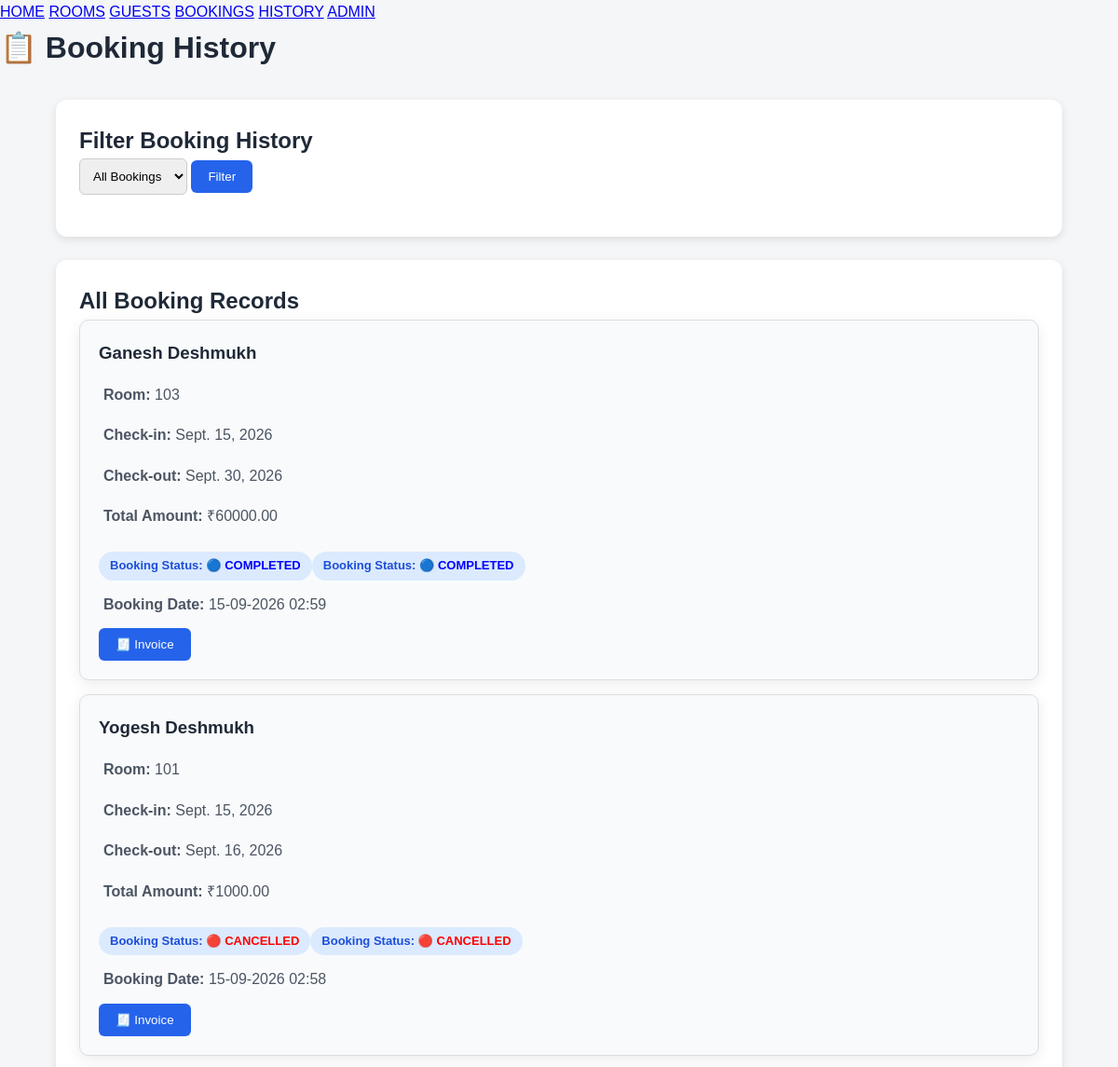
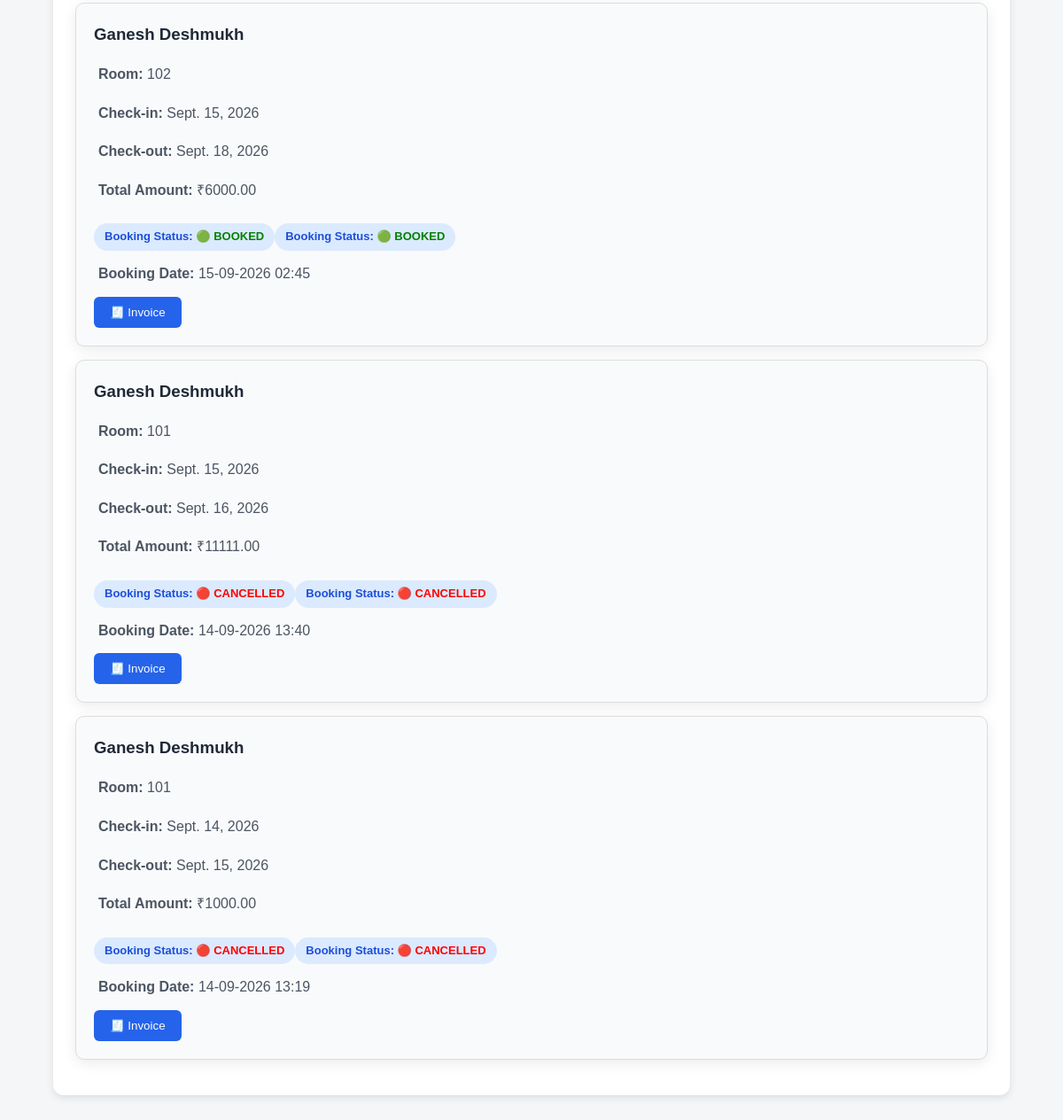
Screenshot of /booking-history/ (signed in) with the database file from the repository (2 pictures, top to bottom).
### hotel/models.py (models this page shows, shortened)
class Booking(models.Model):
    STATUS_CHOICES = [
        ('Booked', 'Booked'),
        ('Cancelled', 'Cancelled'),
        ('Completed', 'Completed'),
    ]
    guest = models.ForeignKey(Guest, on_delete=models.CASCADE)
    room = models.ForeignKey(Room, on_delete=models.CASCADE)
    check_in = models.DateField()
    check_out = models.DateField()
    total_amount = models.DecimalField(
        max_digits=10,
        decimal_places=2
    )
    status = models.CharField(
        max_length=20,
        choices=STATUS_CHOICES,
        default='Booked'
    )
    created_at = models.DateTimeField(auto_now_add=True)

class Guest(models.Model):
    name = models.CharField(max_length=100)
    phone = models.CharField(max_length=15)
    email = models.EmailField()
    address = models.TextField()

class Room(models.Model):
    ROOM_TYPES = [
        ('Single', 'Single'),
        ('Double', 'Double'),
        ('Deluxe', 'Deluxe'),
        ('Suite', 'Suite'),
    ]
    STATUS_CHOICES = [
        ('Available', 'Available'),
        ('Booked', 'Booked'),
        ('Occupied', 'Occupied'),
        ('Maintenance', 'Maintenance'),
    ]
    room_number = models.CharField(max_length=10, unique=True)
    room_type = models.CharField(max_length=20, choices=ROOM_TYPES)
    price = models.DecimalField(max_digits=10, decimal_places=2)
    status = models.CharField(
        max_length=20,
        choices=STATUS_CHOICES,
        default='Available'
    )

### hotel/views.py (the view)
# urls.py: path('booking-history/', booking_history, name='booking_history'),
@login_required
def booking_history(request):
    status = request.GET.get('status', '').strip()
    bookings = Booking.objects.all().order_by('-created_at')
    if status:
        bookings = bookings.filter(
            status=status
        )
    return render(
        request,
        'hotel/booking_history.html',
        {
            'bookings': bookings,
            'status': status,
        }
    )

### hotel/templates/hotel/booking_history.html (shortened to what this page needs)
<!DOCTYPE html>
<html>
<head>
{% load static %}
<link rel="stylesheet" href="{% static 'hotel/style.css' %}">
</head>
<body>
<nav>
    <a href="/">HOME</a>
    <a href="/rooms/">ROOMS</a>
    <a href="/guests/">GUESTS</a>
    <a href="/bookings/">BOOKINGS</a>
    <a href="/booking-history/">HISTORY</a>
    <a href="/admin/">ADMIN</a>
</nav>
<h1>📋 Booking History</h1>
<div class="container">
    <div class="section">
        <h2>Filter Booking History</h2>
        <form method="GET">
            <div class="filter">
                <select name="status">
                    <option value="">
                        All Bookings
                    </option>
                </select>
                <button type="submit">
                    Filter
                </button>
            </div>
        </form>
    </div>
    <div class="section">
        <h2>All Booking Records</h2>
        {% for booking in bookings %}
            <div class="booking-card">
                <h3>
                    {{ booking.guest.name }}
                </h3>
                <p>
                    <strong>Room:</strong>
                    {{ booking.room.room_number }}
                </p>
                <p>
                    <strong>Check-in:</strong>
                    {{ booking.check_in }}
                </p>
                <p>
                    <strong>Check-out:</strong>
                    {{ booking.check_out }}
                </p>
                <p>
                    <strong>Total Amount:</strong>
                    ₹{{ booking.total_amount }}
                </p>
                <div class="status">
    <strong>Booking Status:</strong>
    {% if booking.status == "Booked" %}
        <span class="status-booked">🟢 BOOKED</span>
    {% elif booking.status == "Cancelled" %}
        <span class="status-cancelled">🔴 CANCELLED</span>
    {% elif booking.status == "Completed" %}
        <span class="status-completed">🔵 COMPLETED</span>
    {% endif %}
</div><div class="status">
    <strong>Booking Status:</strong>
    {% if booking.status == "Booked" %}
        <span class="status-booked">🟢 BOOKED</span>
    {% elif booking.status == "Cancelled" %}
        <span class="status-cancelled">🔴 CANCELLED</span>
    {% elif booking.status == "Completed" %}
        <span class="status-completed">🔵 COMPLETED</span>
    {% endif %}
</div>
                <p>
                    <strong>Booking Date:</strong>
                    {{ booking.created_at|date:"d-m-Y H:i" }}
                </p>
                <a href="{% url 'invoice' booking.id %}">
    <button type="button">🧾 Invoice</button>
</a>
            </div>
        {% empty %}
            <p>
                No booking history found.
            </p>
        {% endfor %}
    </div>
</div>
</body>
</html>

### hotel/static/hotel/style.css (style rules this page uses)
* { box-sizing: border-box; margin: 0; padding: 0; }
body { font-family: Arial, Helvetica, sans-serif; background: #f5f7fb; color: #1f2937; line-height: 1.6; }
.booking-card { background: white; padding: 22px; border-radius: 12px; box-shadow: 0 4px 15px rgba(0, 0, 0, 0.08); }
.booking-card h3 { margin-bottom: 12px; color: #111827; }
.booking-card p { background: transparent; box-shadow: none; margin: 5px 0; padding: 0; color: #4b5563; }
.status { display: inline-block; margin-top: 12px; padding: 5px 12px; border-radius: 20px; background: #dbeafe; color: #1d4ed8; font-size: 13px; font-weight: bold; }

### hotel/templates/hotel/booking_history.html (style rules this page uses)
body { font-family: Arial, sans-serif; background: #f4f6f8; margin: 0; }
.container { width: 90%; max-width: 1100px; margin: 30px auto; }
.section { background: white; padding: 25px; margin-bottom: 25px; border-radius: 12px; box-shadow: 0 3px 10px rgba(0, 0, 0, 0.1); }
.booking-card { background: #f9fafb; border: 1px solid #ddd; padding: 20px; margin-bottom: 15px; border-radius: 10px; }
.booking-card h3 { margin-top: 0; color: #1f2937; }
.booking-card p { background: none; box-shadow: none; margin: 8px 0; padding: 5px; }
.status { font-weight: bold; }
.status-booked { color: green; font-weight: bold; }
.status-cancelled { color: red; font-weight: bold; }
.status-completed { color: blue; font-weight: bold; }
.filter { margin-bottom: 20px; }
select { padding: 10px; border-radius: 6px; border: 1px solid #ccc; }
button { padding: 10px 18px; background: #2563eb; color: white; border: none; border-radius: 6px; cursor: pointer; }

### rows the page displays
Booking: guest.name "Ganesh Deshmukh", room.room_number "103", check_in "Sept. 15, 2026", check_out "Sept. 30, 2026", total_amount "60000.00", status "🔵 COMPLETED", created_at "15-09-2026 02:59"
Booking: guest.name "Yogesh Deshmukh", room.room_number "101", check_in "Sept. 15, 2026", check_out "Sept. 16, 2026", total_amount "1000.00", status "🔴 CANCELLED", created_at "15-09-2026 02:58"
Booking: guest.name "Ganesh Deshmukh", room.room_number "102", check_in "Sept. 15, 2026", check_out "Sept. 18, 2026", total_amount "6000.00", status "🟢 BOOKED", created_at "15-09-2026 02:45"
Booking: guest.name "Ganesh Deshmukh", room.room_number "101", check_in "Sept. 15, 2026", check_out "Sept. 16, 2026", total_amount "11111.00", status "🔴 CANCELLED", created_at "14-09-2026 13:40"
Booking: guest.name "Ganesh Deshmukh", room.room_number "101", check_in "Sept. 14, 2026", check_out "Sept. 15, 2026", total_amount "1000.00", status "🔴 CANCELLED", created_at "14-09-2026 13:19"
